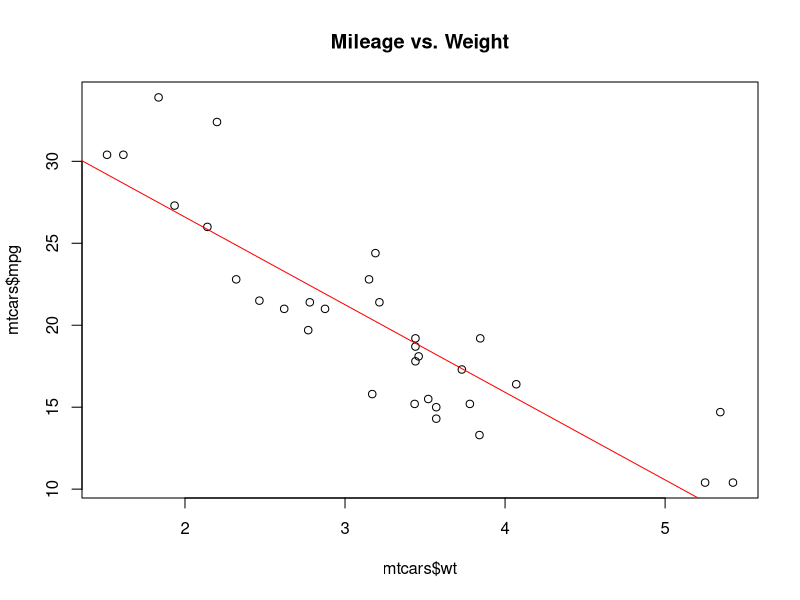

R code for this plot:
# Load dataset
head(mtcars,n = 3)
# Simple Linear Regression
model1 <- lm(mpg ~ wt, data = mtcars)
plot(mtcars$wt, mtcars$mpg, main = "Mileage vs. Weight")
abline(model1, col = "red")

summary(model1)
# Prediction for weight = 6
pred_mpg <- predict(model1, newdata = data.frame(wt = 6))
cat("Predicted MPG:", pred_mpg, "\n")
# Model Coefficients
cat("Intercept:", coef(model1)[1], "\n")
cat("Slope:", coef(model1)[2], "\n")